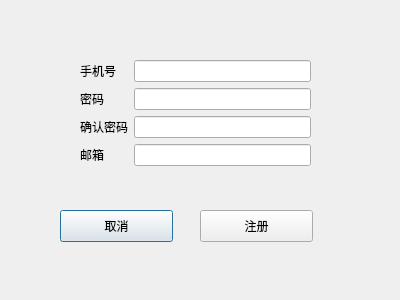
<?xml version="1.0" encoding="UTF-8"?>
<ui version="4.0">
 <class>Dialog</class>
 <widget class="QDialog" name="Dialog">
  <property name="geometry">
   <rect>
    <x>0</x>
    <y>0</y>
    <width>400</width>
    <height>300</height>
   </rect>
  </property>
  <property name="windowTitle">
   <string>Dialog</string>
  </property>
  <widget class="QWidget" name="formLayoutWidget">
   <property name="geometry">
    <rect>
     <x>80</x>
     <y>60</y>
     <width>231</width>
     <height>116</height>
    </rect>
   </property>
   <layout class="QFormLayout" name="formLayout">
    <item row="0" column="0">
     <widget class="QLabel" name="label">
      <property name="text">
       <string>手机号</string>
      </property>
     </widget>
    </item>
    <item row="0" column="1">
     <widget class="QLineEdit" name="lineEdit"/>
    </item>
    <item row="1" column="0">
     <widget class="QLabel" name="label_2">
      <property name="text">
       <string>密码</string>
      </property>
     </widget>
    </item>
    <item row="1" column="1">
     <widget class="QLineEdit" name="lineEdit_2"/>
    </item>
    <item row="2" column="0">
     <widget class="QLabel" name="label_3">
      <property name="text">
       <string>确认密码</string>
      </property>
     </widget>
    </item>
    <item row="2" column="1">
     <widget class="QLineEdit" name="lineEdit_3"/>
    </item>
    <item row="3" column="0">
     <widget class="QLabel" name="label_4">
      <property name="text">
       <string>邮箱</string>
      </property>
     </widget>
    </item>
    <item row="3" column="1">
     <widget class="QLineEdit" name="lineEdit_4"/>
    </item>
   </layout>
  </widget>
  <widget class="QPushButton" name="pushButton">
   <property name="geometry">
    <rect>
     <x>60</x>
     <y>210</y>
     <width>113</width>
     <height>32</height>
    </rect>
   </property>
   <property name="text">
    <string>取消</string>
   </property>
  </widget>
  <widget class="QPushButton" name="pushButton_2">
   <property name="geometry">
    <rect>
     <x>200</x>
     <y>210</y>
     <width>113</width>
     <height>32</height>
    </rect>
   </property>
   <property name="text">
    <string>注册</string>
   </property>
   <property name="autoDefault">
    <bool>false</bool>
   </property>
  </widget>
 </widget>
 <resources/>
 <connections/>
</ui>
